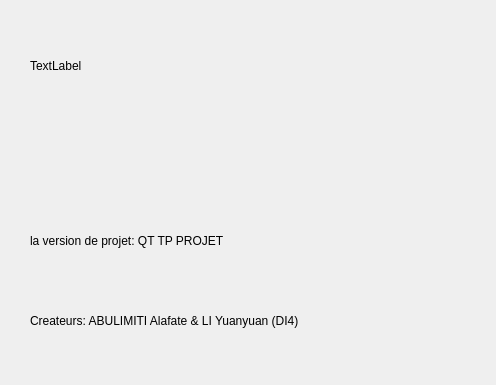
<?xml version="1.0" encoding="UTF-8"?>
<ui version="4.0">
 <class>DialogProposInfo</class>
 <widget class="QDialog" name="DialogProposInfo">
  <property name="geometry">
   <rect>
    <x>0</x>
    <y>0</y>
    <width>496</width>
    <height>385</height>
   </rect>
  </property>
  <property name="windowTitle">
   <string>Propos Info App</string>
  </property>
  <widget class="QLabel" name="polytechPhotoLabel">
   <property name="geometry">
    <rect>
     <x>30</x>
     <y>20</y>
     <width>411</width>
     <height>91</height>
    </rect>
   </property>
   <property name="text">
    <string>TextLabel</string>
   </property>
  </widget>
  <widget class="QLabel" name="versionLabel">
   <property name="geometry">
    <rect>
     <x>30</x>
     <y>210</y>
     <width>351</width>
     <height>61</height>
    </rect>
   </property>
   <property name="text">
    <string>la version de projet: QT TP PROJET</string>
   </property>
  </widget>
  <widget class="QLabel" name="createursLabel">
   <property name="geometry">
    <rect>
     <x>30</x>
     <y>280</y>
     <width>391</width>
     <height>81</height>
    </rect>
   </property>
   <property name="text">
    <string>Createurs: ABULIMITI Alafate &amp; LI Yuanyuan (DI4)</string>
   </property>
  </widget>
 </widget>
 <resources/>
 <connections/>
</ui>
